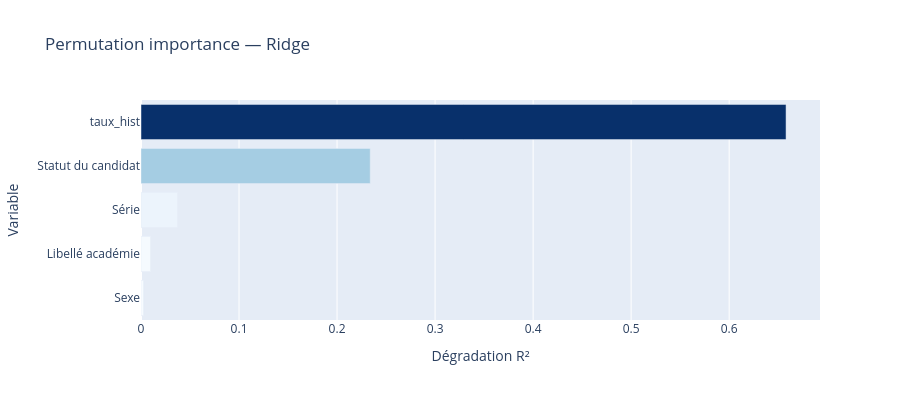

The notebook cell saved with this chart:
### Code cell
result = permutation_importance(
    meilleur_pipeline, X_test, y_test,
    n_repeats=10, random_state=42, n_jobs=-1
)

feat_names = FEATURES_CAT_FINAL + FEATURES_NUM_FINAL
df_perm = pd.DataFrame({
    'variable': feat_names,
    'importance': result.importances_mean
}).sort_values('importance')

fig = px.bar(
    df_perm, x='importance', y='variable',
    orientation='h',
    labels={'importance': 'Dégradation R²', 'variable': 'Variable'},
    title='Permutation importance — Ridge',
    color='importance',
    color_continuous_scale='Blues'
)
fig.update_layout(height=400, coloraxis_showscale=False,
                  yaxis={'categoryorder': 'total ascending'})
fig.show()

### Figure 1 — Plotly figure (JSON) as saved in the notebook; plotly's stock layout.template omitted (floating-point values rounded to 4 significant figures)
{"data": [{"alignmentgroup": "True", "hovertemplate": "Dégradation R²=%{marker.color}<br>Variable=%{y}<extra></extra>", "legendgroup": "", "marker": {"color": [0.002607, 0.009717, 0.03728, 0.2338, 0.658], "coloraxis": "coloraxis", "pattern": {"shape": ""}}, "name": "", "offsetgroup": "", "orientation": "h", "showlegend": false, "textposition": "auto", "type": "bar", "x": [0.002607, 0.009717, 0.03728, 0.2338, 0.658], "xaxis": "x", "y": ["Sexe", "Libellé académie", "Série", "Statut du candidat", "taux_hist"], "yaxis": "y"}], "layout": {"barmode": "relative", "coloraxis": {"colorbar": {"title": {"text": "Dégradation R²"}}, "colorscale": [[0, "rgb(247,251,255)"], [0.125, "rgb(222,235,247)"], [0.25, "rgb(198,219,239)"], [0.375, "rgb(158,202,225)"], [0.5, "rgb(107,174,214)"], [0.625, "rgb(66,146,198)"], [0.75, "rgb(33,113,181)"], [0.875, "rgb(8,81,156)"], [1, "rgb(8,48,107)"]], "showscale": false}, "height": 400, "legend": {"tracegroupgap": 0}, "title": {"text": "Permutation importance — Ridge"}, "xaxis": {"anchor": "y", "domain": [0, 1], "title": {"text": "Dégradation R²"}}, "yaxis": {"anchor": "x", "categoryorder": "total ascending", "domain": [0, 1], "title": {"text": "Variable"}}}}
